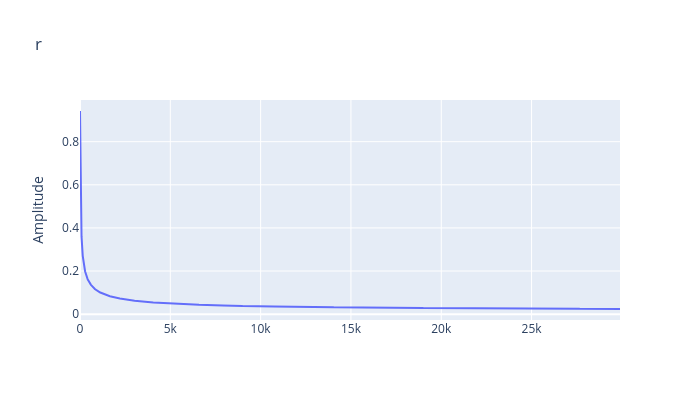

The notebook cell this image was saved under:
### Code cell
PlotPLY(y=error,w=700)

### Figure 1 — Plotly figure (JSON) as saved in the notebook; plotly's stock layout.template omitted (floating-point values rounded to 4 significant figures; data arrays with more than 128 entries replaced by an {"elided": "..."} marker saying what was removed)
{"data": [{"type": "scatter", "x": {"elided": "29897 int values"}, "xaxis": "x", "y": {"elided": "29897 float values"}, "yaxis": "y"}], "layout": {"height": 400, "title": {"text": "r"}, "width": 700, "xaxis": {"anchor": "y", "domain": [0, 1]}, "yaxis": {"anchor": "x", "domain": [0, 1], "title": {"text": "Amplitude"}}}}
